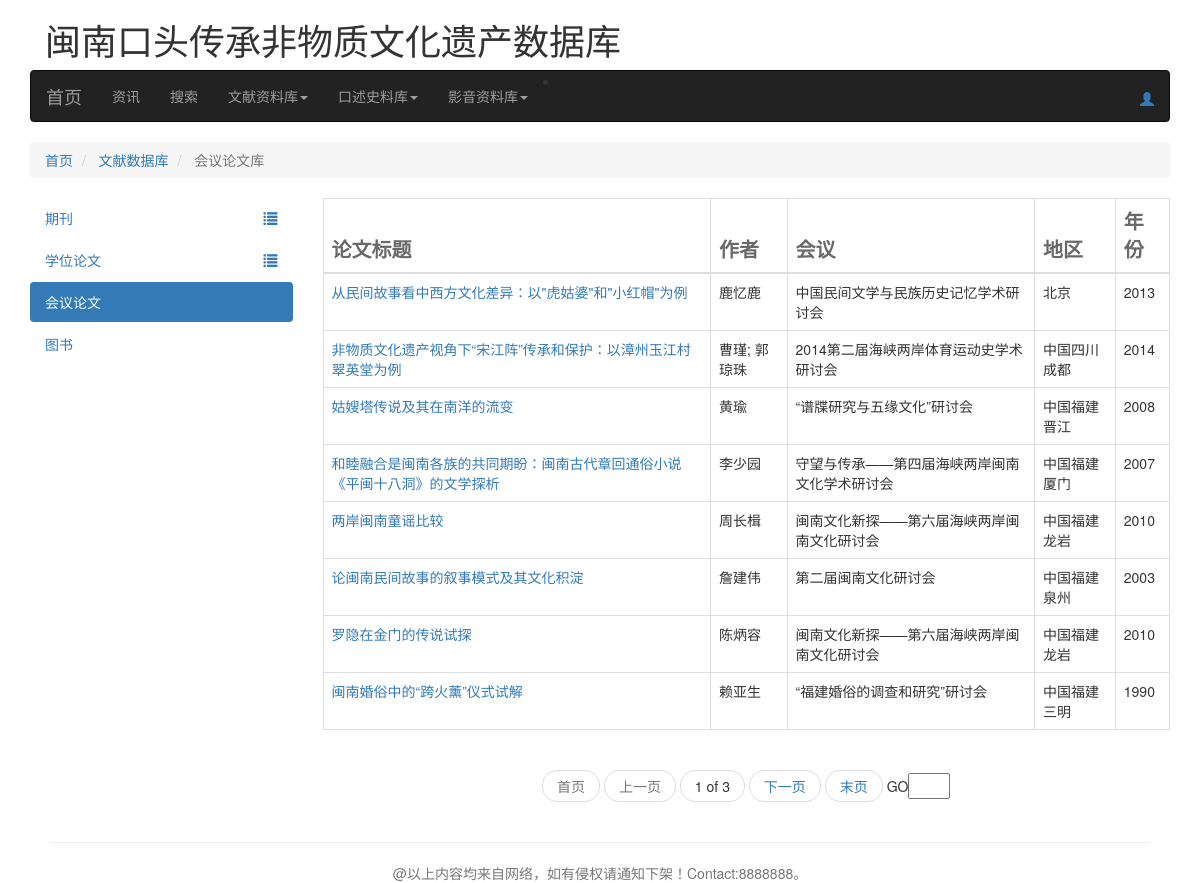
Screenshot of /documentdb/conferencepapers/ with the database file from the repository.
### DocumentDB/models.py (models this page shows, shortened)
class ConferencePapers(models.Model):
    Title = models.CharField(max_length=200,verbose_name='论文标题')
    Author = models.CharField(max_length=50,verbose_name='论文作者')
    Year = models.CharField(max_length=10, verbose_name='发表年份')
    SecondaryTitle = models.CharField(max_length=200,verbose_name='会议名称')
    Publisher = models.CharField(max_length=50, verbose_name='出版社')
    Keywords = models.CharField(max_length=100, verbose_name='关键词')
    Abstract = models.TextField(verbose_name='内容摘要')
    FilePath = models.FileField(upload_to='CON_PAPERS/%Y/%m', verbose_name='上传本地会议论文文件')
    UpdateTime = models.DateTimeField(auto_now=True)
    class Meta:
        ordering = ['-UpdateTime']
        verbose_name_plural = '会议论文信息表'
        verbose_name = "会议论文信息表"

### DocumentDB/views.py (the view)
# urls.py: path('conferencepapers/',conferencepapers,name='conferencepapers'),#会议论文
def conferencepapers(request):
    list = ConferencePapers.objects.all()
    page = request.GET.get('page')
    paginator = Paginator(list, 8)
    try:
        cur_dissertation = paginator.page(page)
    except PageNotAnInteger:
        cur_dissertation = paginator.page(1)
    except EmptyPage:
        cur_dissertation = paginator.page(paginator.num_pages)
    return render(request, 'documentdb/conferencepapers.html', {'cur_dissertation': cur_dissertation})

### template/documentdb/conferencepapers.html (shortened to what this page needs)
{% extends "base.html" %}
{% load staticfiles %}
{% block content %}
    <div class="container">
        <div class="row">
            <div>
                <div class="col-sm-12">
                    <ul class="breadcrumb">
				        <li>
					        <a href="{% url 'index' %}">首页</a>
				        </li>
                        <li >
                            <a href="{% url 'DocumentDB:documentdb_main' %}">文献数据库</a>
				        </li>
                        <li class="active">
                            会议论文库
                        </li>
                    </ul>
                </div>
            </div>
            <div>
                <div class="col-sm-3">
                    <ul class="nav nav-pills nav-stacked">
                        <li id="left-navbar">
                            <a href="{% url 'DocumentDB:periodical' %}">期刊
                                <span class="pull-right" style="border:none" data-toggle="collapse" data-parent="#left-navbar" href="#collapseone">
                                    <span class="glyphicon glyphicon-list "></span>
                                </span>
                            </a>
                        </li>
                        <li id="left-navbar-lw" >
                            <a href="{% url 'DocumentDB:dissertation' %}">学位论文
                                <span class="pull-right" style="border:none" data-toggle="collapse" data-parent="#left-navbar-lw" href="#collapseone-lw">
                                    <span class="glyphicon glyphicon-list "></span>
                                </span>
                            </a>
                        </li>
                        <li class="active"><a href="{% url 'DocumentDB:conferencepapers' %}">会议论文</a></li>
                        <li><a href="{% url 'DocumentDB:books' %}">图书</a></li>
                    </ul>
                </div>
                <div class="col-sm-9">
                    {% block document_content %}
                        <table class="table table-bordered">
				            <thead>
					            <tr>
                                    <th>
                                        <span style="color:dimgrey;font-size:20px;">论文标题</span>
						            </th>
                                    <th>
                                        <span style="color:dimgrey;font-size:20px;">作者</span>
						            </th>
						            <th>
                                        <span style="color:dimgrey;font-size:20px;">会议</span>
                                    </th>
                                    <th>
                                        <span style="color:dimgrey;font-size:20px;">地区</span>
                                    </th>
                                    <th>
                                        <span style="color:dimgrey;font-size:20px;">年份</span>
                                    </th>
                                </tr>
				            </thead>
				            <tbody>
                                {% for item in cur_dissertation %}
					                <tr class="" >
						            <td>
                                        <a href="{% url 'DocumentDB:conferencepapers_detail'  item.id  %} " target='view_windows'>{{ item.Title }}</a>
						            </td>
						            <td>
                                        {{ item.Author }}
						            </td>
						            <td>
                                        {{ item.SecondaryTitle }}
						            </td>
                                    <td>
                                        {{ item.Publisher }}
						            </td>
						            <td>
							            {{ item.Year }}
						            </td>
					            </tr>
                                {% empty %}
                                    抱歉！暂无学位论文数据
                                {% endfor %}
				            </tbody>
			            </table>
                    {% endblock %}
                </div>
            </div>
            <div>
                <div class="col-sm-3"></div>
                <div class="col-sm-9" >
                    {% block pagediv %}
                            <ul class="pager">
                                {% if cur_dissertation.number == 1 %}
                                    <li class="disabled">
                                        <span>首页</span>
                                    </li>
                                {% else %}
                                    <li>
                                        <a href="?page=1">首页</a>
                                    </li>
                                {% endif %}
                                {% if cur_dissertation.has_previous %}
                                    <li>
                                        <a href="?page={{ cur_dissertation.previous_page_number }}">上一页</a>
                                    </li>
                                {% else %}
                                    <li class="disabled">
                                        <span>上一页</span>
                                    </li>
                                {% endif %}
                                <li>
                                    <span>{{ cur_dissertation.number }}&nbspof&nbsp{{ cur_dissertation.paginator.num_pages }}</span>
                                </li>
                                {% if cur_dissertation.has_next %}
                                    <li>
                                        <a href="?page={{ cur_dissertation.next_page_number }}">下一页</a>
                                    </li>
                                {% else %}
                                    <li class="disabled">
                                        <span>下一页</span>
                                    </li>
                                {% endif %}
                                {% if cur_dissertation.number == cur_dissertation.paginator.num_pages %}
                                    <li class="disabled">
                                        <span>末页</span>
                                    </li>
                                {% else %}
                                    <li>
    	                                <a href="?page={{ cur_dissertation.paginator.num_pages }}">末页</a>
                                    </li>
                                {% endif %}
                                <li>
                                    GO<input type="text" size="2">
                                </li>
                            </ul>
                    {% endblock %}
                </div>
            </div>
        </div>
    </div>
{% endblock %}

### rows the page displays
ConferencePapers: Title "从民间故事看中西方文化差异：以\"虎姑婆\"和\"小红帽\"为例", Author "鹿忆鹿", SecondaryTitle "中国民间文学与民族历史记忆学术研讨会", Publisher "北京", Year "2013"
ConferencePapers: Title "非物质文化遗产视角下“宋江阵”传承和保护：以漳州玉江村翠英堂为例", Author "曹瑾; 郭琼珠", SecondaryTitle "2014第二届海峡两岸体育运动史学术研讨会", Publisher "中国四川成都", Year "2014"
ConferencePapers: Title "姑嫂塔传说及其在南洋的流变", Author "黄瑜", SecondaryTitle "“谱牒研究与五缘文化”研讨会", Publisher "中国福建晋江", Year "2008"
ConferencePapers: Title "和睦融合是闽南各族的共同期盼：闽南古代章回通俗小说《平闽十八洞》的文学探析", Author "李少园", SecondaryTitle "守望与传承——第四届海峡两岸闽南文化学术研讨会", Publisher "中国福建厦门", Year "2007"
ConferencePapers: Title "两岸闽南童谣比较", Author "周长楫", SecondaryTitle "闽南文化新探——第六届海峡两岸闽南文化研讨会", Publisher "中国福建龙岩", Year "2010"
ConferencePapers: Title "论闽南民间故事的叙事模式及其文化积淀", Author "詹建伟", SecondaryTitle "第二届闽南文化研讨会", Publisher "中国福建泉州", Year "2003"
ConferencePapers: Title "罗隐在金门的传说试探", Author "陈炳容", SecondaryTitle "闽南文化新探——第六届海峡两岸闽南文化研讨会", Publisher "中国福建龙岩", Year "2010"
ConferencePapers: Title "闽南婚俗中的“跨火薰”仪式试解", Author "赖亚生", SecondaryTitle "“福建婚俗的调查和研究”研讨会", Publisher "中国福建三明", Year "1990"

### other values shown
{{ cur_dissertation.number }} "1"
{{ cur_dissertation.paginator.num_pages }} "3"
